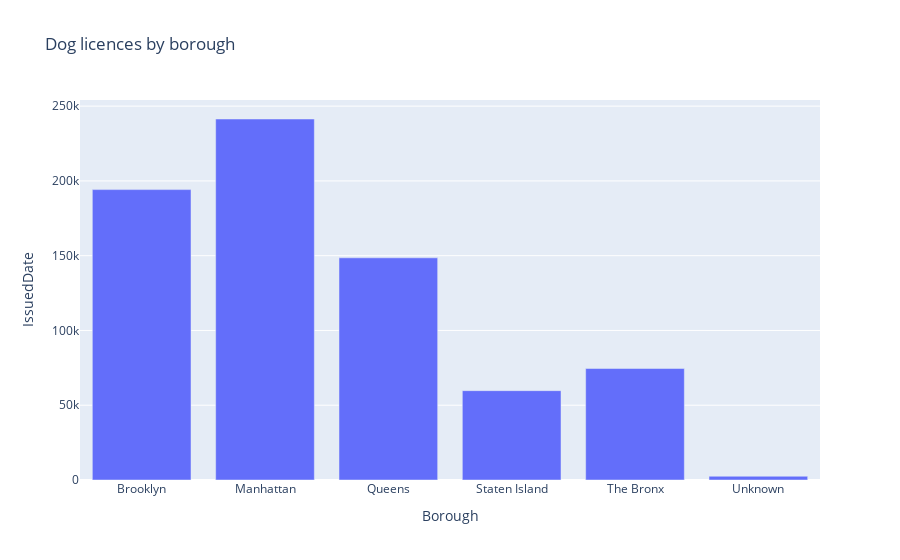

Here is the notebook cell this chart was saved with:
### Markdown cell above
Let's create a quick visual with plotly to see the difference in number of licences for each Borough

### Code cell
fig = px.bar(licenses_by_borough, x="Borough",y="IssuedDate", title="Dog licences by borough")
fig.show()
#It look like Manhattan the borought wiht the highest Dog licences

### Figure 1 — Plotly figure (JSON) as saved in the notebook; plotly's stock layout.template omitted (floating-point values rounded to 4 significant figures)
{"data": [{"hovertemplate": "Borough=%{x}<br>IssuedDate=%{y}<extra></extra>", "legendgroup": "", "marker": {"color": "#636efa", "pattern": {"shape": ""}}, "name": "", "orientation": "v", "showlegend": false, "textposition": "auto", "type": "bar", "x": ["Brooklyn", "Manhattan", "Queens", "Staten Island", "The Bronx", "Unknown"], "xaxis": "x", "y": [194187, 241400, 148569, 59743, 74540, 2504], "yaxis": "y"}], "layout": {"barmode": "relative", "legend": {"tracegroupgap": 0}, "title": {"text": "Dog licences by borough"}, "xaxis": {"anchor": "y", "domain": [0, 1], "title": {"text": "Borough"}}, "yaxis": {"anchor": "x", "domain": [0, 1], "title": {"text": "IssuedDate"}}}}
